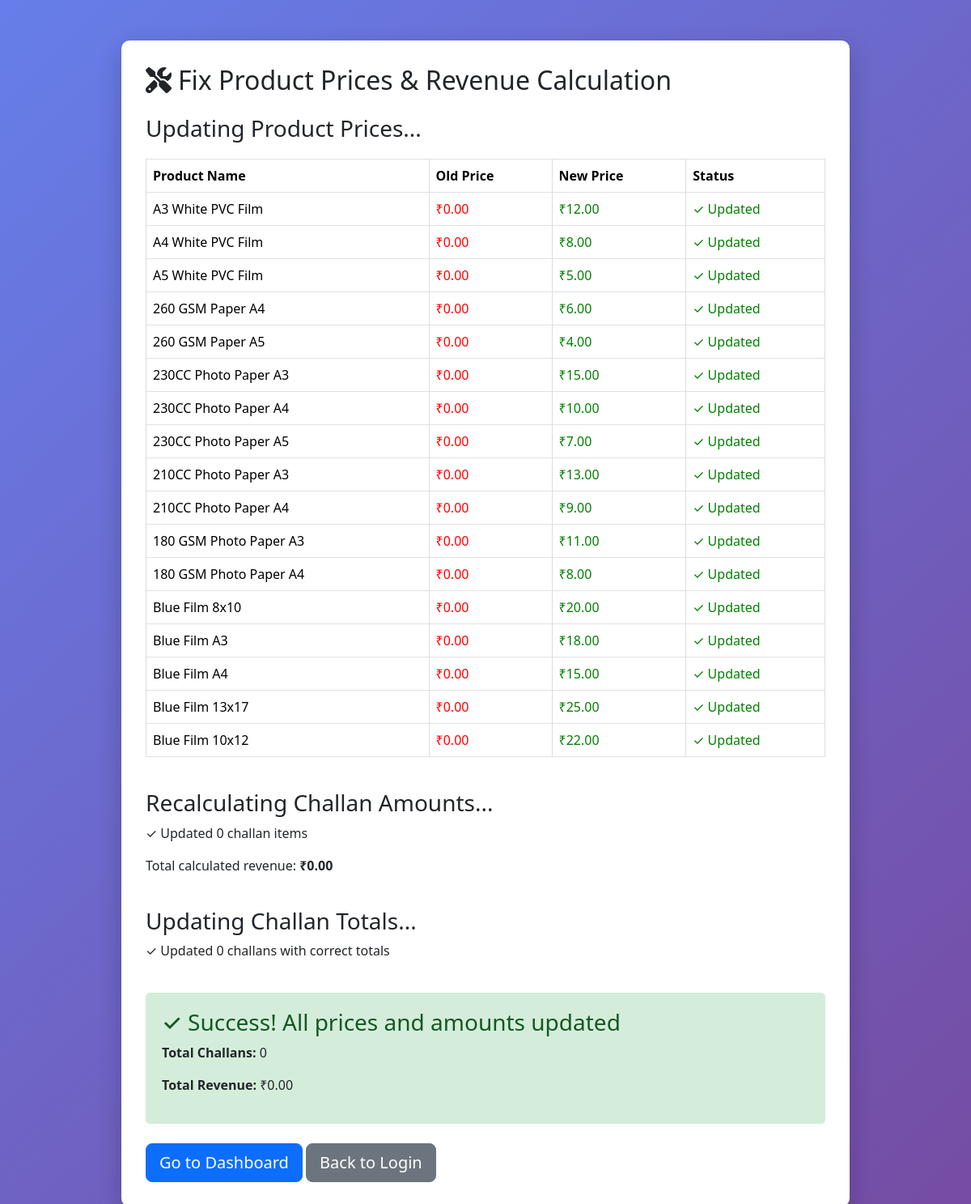
Page /fix_product_prices.php on the committed database.
### tables this page shows
CREATE TABLE IF NOT EXISTS products (
    id INT AUTO_INCREMENT PRIMARY KEY,
    category_id INT NOT NULL,
    name VARCHAR(150) NOT NULL,
    short_name VARCHAR(50),
    unit VARCHAR(20) DEFAULT 'Pcs',
    base_price DECIMAL(10,2) DEFAULT 0.00,
    status ENUM('active', 'inactive') DEFAULT 'active',
    created_at TIMESTAMP DEFAULT CURRENT_TIMESTAMP,
    updated_at TIMESTAMP DEFAULT CURRENT_TIMESTAMP ON UPDATE CURRENT_TIMESTAMP,
    FOREIGN KEY (category_id) REFERENCES categories(id),
    UNIQUE KEY unique_product (category_id, name)
);

### config/config.php (called while the page is built, shortened)
<?php
require_once CONFIG_PATH . '/database.php';
spl_autoload_register(function ($class) {
    $file = CLASSES_PATH . '/' . $class . '.php';
});

### classes/Database.php (called while the page is built, shortened)
<?php
class Database {
    private static $instance = null;
    private $pdo;
    private function __construct() {
        try {
            $dsn = "mysql:host=" . DB_HOST . ";dbname=" . DB_NAME . ";charset=" . DB_CHARSET;
            $options = [
                PDO::ATTR_ERRMODE => PDO::ERRMODE_EXCEPTION,
                PDO::ATTR_DEFAULT_FETCH_MODE => PDO::FETCH_ASSOC,
                PDO::ATTR_EMULATE_PREPARES => false,
            ];
            $this->pdo = new PDO($dsn, DB_USER, DB_PASS, $options);
        } catch (PDOException $e) {
            error_log("Database Error: " . $e->getMessage());
            $isProduction = function_exists('detectEnvironment') ? detectEnvironment() : true;
            if ($isProduction) {
                throw new Exception("Database connection failed. Please contact the administrator.");
            } else {
                throw new Exception("Database connection failed: " . $e->getMessage());
            }
        }
    }
    public static function getInstance() {
        if (self::$instance === null) {
            self::$instance = new self();
        }
        return self::$instance;
    }
    public function queryOne($sql, $params = []) {
        $stmt = $this->pdo->prepare($sql);
        $stmt->execute($params);
        $result = $stmt->fetch();
        return $result !== false ? $result : null;
    }
    public function execute($sql, $params = []) {
        $stmt = $this->pdo->prepare($sql);
        $stmt->execute($params);
        return $stmt->rowCount();
    }
    public function getValue($sql, $params = []) {
        $stmt = $this->pdo->prepare($sql);
        $stmt->execute($params);
        $result = $stmt->fetchColumn();
        return $result !== false ? $result : null;
    }
}

### fix_product_prices.php (the view, shortened to what this page needs)
<!DOCTYPE html>
<html lang="en">
<head>
    <link href="https://cdn.jsdelivr.net/npm/bootstrap@5.3.2/dist/css/bootstrap.min.css" rel="stylesheet">
</head>
<body>
    <div class="container">
        <div class="fix-card">
            <h2 class="mb-4"><i class="fas fa-tools me-2"></i>Fix Product Prices & Revenue Calculation</h2>
<?php
require_once __DIR__ . '/config/config.php';
try {
    $db = Database::getInstance();
    $productPrices = [
        'A3 White PVC Film' => 12.00,
        'A4 White PVC Film' => 8.00,
        'A5 White PVC Film' => 5.00,
        '260 GSM Paper A4' => 6.00,
        '260 GSM Paper A5' => 4.00,
        '230CC Photo Paper A3' => 15.00,
        '230CC Photo Paper A4' => 10.00,
        '230CC Photo Paper A5' => 7.00,
        '210CC Photo Paper A3' => 13.00,
        '210CC Photo Paper A4' => 9.00,
        '180 GSM Photo Paper A3' => 11.00,
        '180 GSM Photo Paper A4' => 8.00,
        'Blue Film 8x10' => 20.00,
        'Blue Film A3' => 18.00,
        'Blue Film A4' => 15.00,
        'Blue Film 13x17' => 25.00,
        'Blue Film 10x12' => 22.00,
    ];
    echo "<h3>Updating Product Prices...</h3>";
    echo "<table class='table table-bordered'>";
    echo "<thead><tr><th>Product Name</th><th>Old Price</th><th>New Price</th><th>Status</th></tr></thead><tbody>";
    foreach ($productPrices as $productName => $price) {
        $current = $db->queryOne("SELECT id, base_price FROM products WHERE name LIKE ?", ["%$productName%"]);
        if ($current) {
            $oldPrice = $current['base_price'];
            $db->execute(
                "UPDATE products SET base_price = ? WHERE id = ?",
                [$price, $current['id']]
            );
            echo "<tr>";
            echo "<td>$productName</td>";
            echo "<td style='color: red;'>₹" . number_format($oldPrice, 2) . "</td>";
            echo "<td style='color: green;'>₹" . number_format($price, 2) . "</td>";
            echo "<td style='color: green;'>✓ Updated</td>";
            echo "</tr>";
        } else {
            echo "<tr>";
            echo "<td>$productName</td>";
            echo "<td colspan='2' style='color: orange;'>Not Found</td>";
            echo "<td>-</td>";
            echo "</tr>";
        }
    }
    echo "</tbody></table>";
    echo "<br><h3>Recalculating Challan Amounts...</h3>";
    $updatedItems = 0;
    $totalRevenue = 0;
    echo "<p>✓ Updated $updatedItems challan items</p>";
    echo "<p>Total calculated revenue: <strong>₹" . number_format($totalRevenue, 2) . "</strong></p>";
    echo "<br><h3>Updating Challan Totals...</h3>";
    $updatedChallans = 0;
    echo "<p>✓ Updated $updatedChallans challans with correct totals</p>";
    $finalRevenue = $db->getValue("SELECT SUM(total_amount) FROM challans");
    $challanCount = $db->getValue("SELECT COUNT(*) FROM challans");
    echo "<br><div style='background: #d4edda; padding: 20px; border-radius: 5px;'>";
    echo "<h3 style='color: #155724;'>✓ Success! All prices and amounts updated</h3>";
    echo "<p><strong>Total Challans:</strong> $challanCount</p>";
    echo "<p><strong>Total Revenue:</strong> ₹" . number_format($finalRevenue, 2) . "</p>";
    echo "</div>";
    echo "<br><a href='pages/dashboard.php' class='btn btn-primary btn-lg'>Go to Dashboard</a> ";
    echo "<a href='index.php' class='btn btn-secondary btn-lg'>Back to Login</a>";
} catch (Exception $e) {
    echo "<div style='background: #f8d7da; padding: 20px; border-radius: 5px; color: #721c24;'>";
    echo "<strong>Error:</strong> " . $e->getMessage();
    echo "</div>";
}
?>
        </div>
    </div>
</body>
</html>

### fix_product_prices.php (style rules this page uses)
body { background: linear-gradient(135deg, #667eea 0%, #764ba2 100%); min-height: 100vh; padding: 50px 0; }
.fix-card { max-width: 900px; margin: 0 auto; background: white; padding: 30px; border-radius: 10px; box-shadow: 0 10px 30px rgba(0,0,0,0.2); }
table { width: 100%; margin: 20px 0; border-collapse: collapse; }
th, td { padding: 10px; text-align: left; border: 1px solid #ddd; }
th { background: #667eea; color: white; }

### rows in the picture
products: base_price "0.00"
products: base_price "0.00"
products: base_price "0.00"
products: base_price "0.00"
products: base_price "0.00"
products: base_price "0.00"
products: base_price "0.00"
products: base_price "0.00"
products: base_price "0.00"
products: base_price "0.00"
products: base_price "0.00"
products: base_price "0.00"
products: base_price "0.00"
products: base_price "0.00"
products: base_price "0.00"
products: base_price "0.00"
products: base_price "0.00"

### other values in the picture
$productName "A3 White PVC Film"
$price "12.00"
$productName "A4 White PVC Film"
$price "8.00"
$productName "A5 White PVC Film"
$price "5.00"
$productName "260 GSM Paper A4"
$price "6.00"
$productName "260 GSM Paper A5"
$price "4.00"
$productName "230CC Photo Paper A3"
$price "15.00"
$productName "230CC Photo Paper A4"
$price "10.00"
$productName "230CC Photo Paper A5"
